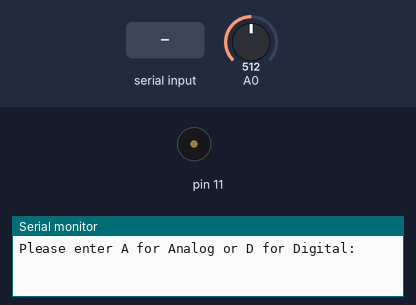
Recording of a sketch running on a simulated Arduino Uno, built with avr-gcc and run on an emulated ATmega328P. Parts: buzzer (waves = sounding), the last lines printed to the serial monitor. Inputs (shaded band) come from the test bench; at power-on: A0 = 512.

Above: at 1.2 s.
1.3 s: "A" received over Serial
At 2.5 s:
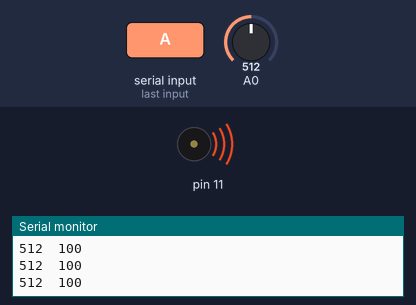
2.8 s: "1" received over Serial
At 3.5 s:
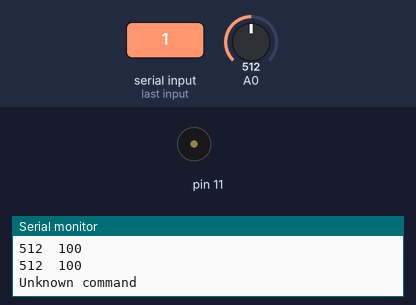
Timing chart, 0 to 5.8 s (numbered marks = the images above; inputs shaded):
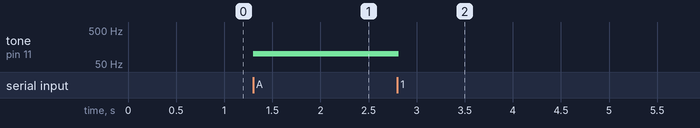

Measured:
- after the input at 1.3 s, tone on pin 11: silent → 100 Hz at once
- after the input at 2.8 s, tone on pin 11: 100 Hz → silent at once

The sketch:

buzzer.ino
```cpp
int incomingByte;
int value;

void setup() {
  pinMode(11, OUTPUT);
  Serial.begin(9600);
  Serial.println("Please enter A for Analog or D for Digital:");
}

void loop() {
  if (Serial.available() > 0) {
    incomingByte = Serial.read();
    if (incomingByte == 'A') {
      while (Serial.available() == 0) {
        analog();
      }
    }
    else if (incomingByte == 'D') {
      while (Serial.available() == 0) {
        digital();
      }
    }
    else {
      Serial.println("Unknown command");
    }
  }
}

void analog() {
  value = analogRead(A0);
  Serial.print(value);
  Serial.print("\t");
  int analogValue = map(value, 512, 1023, 100, 1000);
  analogWrite(11, analogValue);
  Serial.println(analogValue);
  tone(11, analogValue, 10);
}

void digital() {
  value = analogRead(A0);
  Serial.print(value);
  Serial.print("\t");
  boolean digitalValue = map(value, 0, 600, HIGH, LOW);
  digitalWrite(11, digitalValue);
  Serial.println(digitalValue);
}
```
